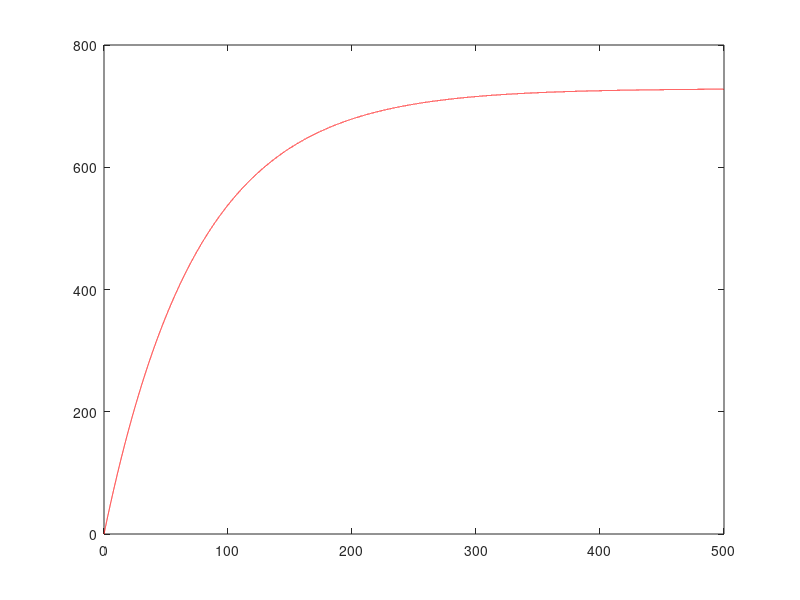

The MATLAB source for this figure:
clc;
clear all;
height = 1000;
dt = 0.01;
g = 9.8;
rho_water = 1;

max_t = 500;

N = (max_t/dt)+1;
r = .08;
coeff_viscosity_water = 8.9*10e-4;
t(1) = 0;
v(1) = 0;
x(1) = height;
volume_ball = 4/3 * pi * r.^3;
mass_ball = 1;
idx = -1;
for i = 1:N-1
    v(i+1) = v(i) + dt*(g*(1-(rho_water*volume_ball/mass_ball))-(6*pi*coeff_viscosity_water*r*v(i)/mass_ball));
    %x(i+1) = x(i) - v(i)*dt;
    t(i+1) = t(i)+dt;
end

plot(t,v,'r');
hold on;


